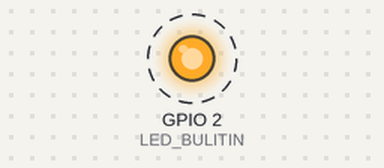
The sketch below on a simulated ESP32. On the bench: output pins drawn as LEDs (lit = HIGH). Dashed ring = blinking.

Above: at 0.2 s.
Timing chart, 0 to 3.0 s (numbered marks = the images above):
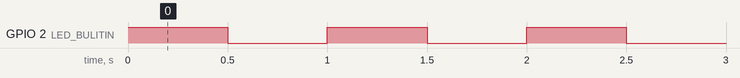

Measured:
- by itself, GPIO 2 (LED_BULITIN): alternates HIGH for 0.50 s and LOW for 0.50 s

The sketch:

esp32.ino
```cpp
const int LED_BULITIN=2;

void setup() {

  pinMode(LED_BULITIN,OUTPUT);

}

void loop() {

  digitalWrite(LED_BULITIN,HIGH);
  delay(500);
  digitalWrite(LED_BULITIN,LOW);
  delay(500);


}
```
